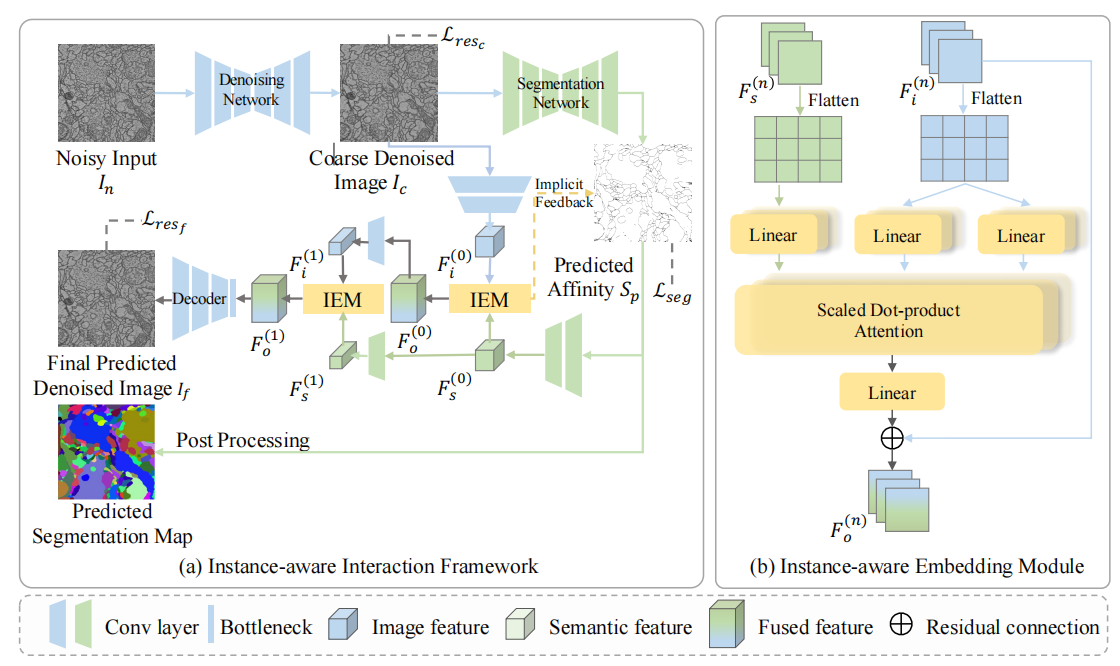
#> input picture EM_DENOISEG/imgs/overview.png, 1120 x 666 px
$ python -i utils_mask.py   (imports and definitions only)
#> lines starting #> are read from the running program, lines starting #| are printed output that depends on the picture
# -*- coding: utf-8 -*-
import numpy as np
import cv2
import torch

from utils import utils_image as util

import random
from scipy import ndimage
import scipy
import scipy.stats as ss
from scipy.interpolate import interp2d
from scipy.linalg import orth


"""
# --------------------------------------------
# Super-Resolution
# --------------------------------------------
#
# Kai Zhang (cskaizhang@gmail.com)
# https://github.com/cszn
# From 2019/03--2021/08
# --------------------------------------------
"""

# [12 lines left out: function modcrop_np, not called in this run]


"""
# --------------------------------------------
# anisotropic Gaussian kernels
# --------------------------------------------
"""
# [138 lines left out: functions analytic_kernel, anisotropic_Gaussian, gm_blur_kernel, shift_pixel, blur, gen_kernel, not called in this run]


def fspecial_gaussian(hsize, sigma):
    hsize = [hsize, hsize]
    siz = [(hsize[0]-1.0)/2.0, (hsize[1]-1.0)/2.0]
    std = sigma
    [x, y] = np.meshgrid(np.arange(-siz[1], siz[1]+1), np.arange(-siz[0], siz[0]+1))
    arg = -(x*x + y*y)/(2*std*std)
    h = np.exp(arg)
    h[h < scipy.finfo(float).eps * h.max()] = 0
    sumh = h.sum()
    if sumh != 0:
        h = h/sumh
    return h


# [7 lines left out: function fspecial_laplacian, not called in this run]


def fspecial(filter_type, *args, **kwargs):
    '''
    python code from:
    https://github.com/ronaldosena/imagens-medicas-2/blob/40171a6c259edec7827a6693a93955de2bd39e76/Aulas/aula_2_-_uniform_filter/matlab_fspecial.py
    '''
    if filter_type == 'gaussian':
        return fspecial_gaussian(*args, **kwargs)
    if filter_type == 'laplacian':
        return fspecial_laplacian(*args, **kwargs)

"""
# --------------------------------------------
# degradation models
# --------------------------------------------
"""


# [202 lines left out: functions bicubic_degradation, srmd_degradation, dpsr_degradation, classical_degradation, add_sharpening, add_blur and 6 more, not called in this run]


def degradation_bsrgan(img, sf=4, lq_patchsize=72, isp_model=None):
    """
    This is the degradation model of BSRGAN from the paper
    "Designing a Practical Degradation Model for Deep Blind Image Super-Resolution"
    ----------
    img: HXWXC, [0, 1], its size should be large than (lq_patchsizexsf)x(lq_patchsizexsf)
    sf: scale factor
    isp_model: camera ISP model

    Returns
    -------
    img: low-quality patch, size: lq_patchsizeXlq_patchsizeXC, range: [0, 1]
    hq: corresponding high-quality patch, size: (lq_patchsizexsf)X(lq_patchsizexsf)XC, range: [0, 1]
    """
#> called with sf = 4, lq_patchsize = 72
    isp_prob, jpeg_prob, scale2_prob = 0.25, 0.9, 0.25
    sf_ori = sf

    h1, w1 = img.shape[:2]
#> h1 = 666; w1 = 1120
    img = img.copy()[:w1 - w1 % sf, :h1 - h1 % sf, ...]  # mod crop
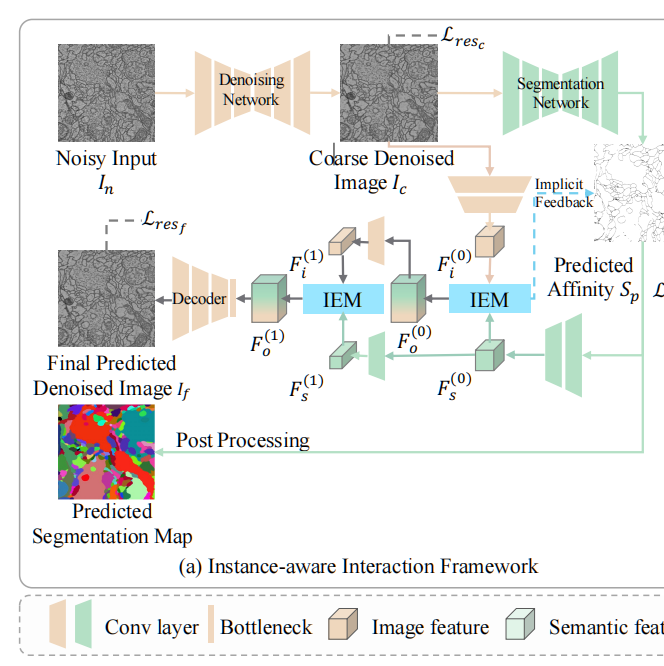
#> img: shape (666, 664, 3); mean of channels 0, 1, 2 231.7, 233.3, 232.6; drawn as B, G, R
    h, w = img.shape[:2]
#> h = 666; w = 664

    if h < lq_patchsize*sf or w < lq_patchsize*sf:
        raise ValueError(f'img size ({h1}X{w1}) is too small!')

    hq = img.copy()

    if sf == 4 and random.random() < scale2_prob:   # downsample1
        if np.random.rand() < 0.5:
            img = cv2.resize(img, (int(1/2*img.shape[1]), int(1/2*img.shape[0])), interpolation=random.choice([1,2,3]))
        else:
            img = util.imresize_np(img, 1/2, True)
        img = np.clip(img, 0.0, 1.0)
        sf = 2

    shuffle_order = random.sample(range(7), 7)
    idx1, idx2 = shuffle_order.index(2), shuffle_order.index(3)
    if idx1 > idx2:  # keep downsample3 last
        shuffle_order[idx1], shuffle_order[idx2] = shuffle_order[idx2], shuffle_order[idx1]

    for i in shuffle_order:

        if i == 0:
            img = add_blur(img, sf=sf)

        elif i == 1:
            img = add_blur(img, sf=sf)

        elif i == 2:
            a, b = img.shape[1], img.shape[0]
            # downsample2
            if random.random() < 0.75:
                sf1 = random.uniform(1,2*sf)
                img = cv2.resize(img, (int(1/sf1*img.shape[1]), int(1/sf1*img.shape[0])), interpolation=random.choice([1,2,3]))
            else:
                k = fspecial('gaussian', 25, random.uniform(0.1, 0.6*sf))
                k_shifted = shift_pixel(k, sf)
                k_shifted = k_shifted/k_shifted.sum()  # blur with shifted kernel
                img = ndimage.filters.convolve(img, np.expand_dims(k_shifted, axis=2), mode='mirror')
                img = img[0::sf, 0::sf, ...]  # nearest downsampling
            img = np.clip(img, 0.0, 1.0)

        elif i == 3:
            # downsample3
            img = cv2.resize(img, (int(1/sf*a), int(1/sf*b)), interpolation=random.choice([1,2,3]))
            img = np.clip(img, 0.0, 1.0)

        elif i == 4:
            # add Gaussian noise
            img = add_Gaussian_noise(img, noise_level1=2, noise_level2=25)

        elif i == 5:
            # add JPEG noise
            if random.random() < jpeg_prob:
                img = add_JPEG_noise(img)

        elif i == 6:
            # add processed camera sensor noise
            if random.random() < isp_prob and isp_model is not None:
                with torch.no_grad():
                    img, hq = isp_model.forward(img.copy(), hq)

    # add final JPEG compression noise
    img = add_JPEG_noise(img)

    # random crop
    img, hq = random_crop(img, hq, sf_ori, lq_patchsize)

    return img, hq


# [40 lines left out: functions add_Gaussian_noise_color, input_mask, input_mask_with_noise, not called in this run]


# [55 lines of commented-out code are left out]

>>> import cv2
>>> picture = cv2.cvtColor(cv2.imread('../../imgs/overview.png'), cv2.COLOR_BGR2RGB)
#> (the run stopped early here; a loop or call above may not have finished)
